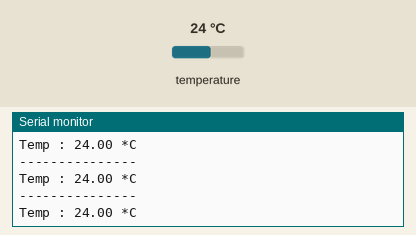
This sketch was run on a simulated Arduino Uno, built with avr-gcc and run on an emulated ATmega328P. Shown: the last lines printed to the serial monitor. The inputs (shaded band) are chosen by the test bench; at power-on: temperature 24 °C.

Above: at 1.2 s.
1.3 s: temperature set to 12 °C
At 1.4 s:
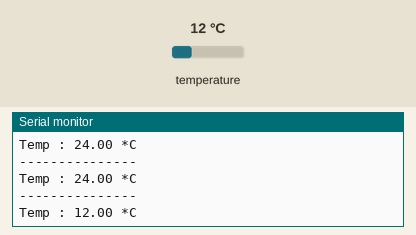
4.3 s: temperature set to 19 °C
At 4.36 s:
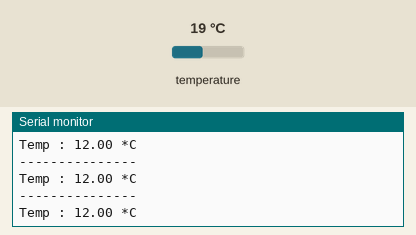
Timing chart, 0 to 7.3 s (numbered marks = the images above; inputs shaded):
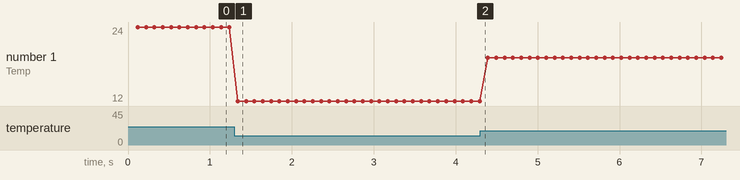

The sketch:

BMP280.ino
```cpp
#include <Wire.h>
#include <SPI.h>
#include <Adafruit_Sensor.h>
#include <Adafruit_BMP280.h>

#define SCL 8
#define SDA 9
#define CSB 10
#define SDO 11

Adafruit_BMP280 bmp(CSB, SDA, SDO, SCL);

void setup() {
  Serial.begin(9600);

  if(!bmp.begin()){
    Serial.println(F("NO"));
    while(1){}
  }
}

void loop(){
  delay(100);
  Serial.println("---------------");

  Serial.print(F("Temp : "));
  Serial.print(bmp.readTemperature());
  Serial.println(" *C");
}
```

Measured:
- after the input at 1.3 s, the serial monitor: prints a new line at once (image 1)
- plotted number 1: 24 → 12 after the input at 1.3 s, 12 → 19 after the input at 4.3 s
